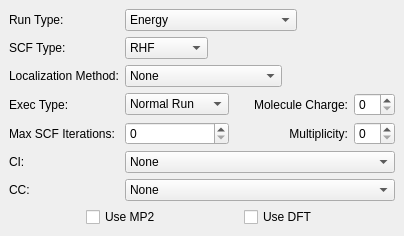
         <widget class="QWidget" name="controlWidget" >
          <layout class="QGridLayout" >
           <property name="margin" >
            <number>9</number>
           </property>
           <property name="spacing" >
            <number>6</number>
           </property>
           <item row="4" column="0" >
            <widget class="QLabel" name="label_30" >
             <property name="text" >
              <string>Max SCF Iterations:</string>
             </property>
            </widget>
           </item>
           <item row="0" column="1" >
            <layout class="QHBoxLayout" >
             <property name="margin" >
              <number>0</number>
             </property>
             <property name="spacing" >
              <number>6</number>
             </property>
             <item>
              <widget class="QComboBox" name="controlRunCombo" >
               <item>
                <property name="text" >
                 <string>Energy</string>
                </property>
               </item>
               <item>
                <property name="text" >
                 <string>Gradient</string>
                </property>
               </item>
               <item>
                <property name="text" >
                 <string>Hessian</string>
                </property>
               </item>
               <item>
                <property name="text" >
                 <string>Optimization</string>
                </property>
               </item>
               <item>
                <property name="text" >
                 <string>Trudge</string>
                </property>
               </item>
               <item>
                <property name="text" >
                 <string>Saddle Point</string>
                </property>
               </item>
               <item>
                <property name="text" >
                 <string>IRC</string>
                </property>
               </item>
               <item>
                <property name="text" >
                 <string>Gradient Extremal</string>
                </property>
               </item>
               <item>
                <property name="text" >
                 <string>DRC</string>
                </property>
               </item>
               <item>
                <property name="text" >
                 <string>Energy Surface</string>
                </property>
               </item>
               <item>
                <property name="text" >
                 <string>Properties</string>
                </property>
               </item>
               <item>
                <property name="text" >
                 <string>Morokuma</string>
                </property>
               </item>
               <item>
                <property name="text" >
                 <string>Radiative Transition mom.</string>
                </property>
               </item>
               <item>
                <property name="text" >
                 <string>Spin Orbit</string>
                </property>
               </item>
               <item>
                <property name="text" >
                 <string>Finite Electric Field</string>
                </property>
               </item>
               <item>
                <property name="text" >
                 <string>TDHF</string>
                </property>
               </item>
               <item>
                <property name="text" >
                 <string>Global Optimization</string>
                </property>
               </item>
               <item>
                <property name="text" >
                 <string>VSCF</string>
                </property>
               </item>
               <item>
                <property name="text" >
                 <string>FMO Optimization</string>
                </property>
               </item>
               <item>
                <property name="text" >
                 <string>Raman Intensities</string>
                </property>
               </item>
               <item>
                <property name="text" >
                 <string>NMR</string>
                </property>
               </item>
               <item>
                <property name="text" >
                 <string>Make EFP</string>
                </property>
               </item>
              </widget>
             </item>
             <item>
              <spacer>
               <property name="orientation" >
                <enum>Qt::Horizontal</enum>
               </property>
               <property name="sizeHint" >
                <size>
                 <width>10</width>
                 <height>20</height>
                </size>
               </property>
              </spacer>
             </item>
            </layout>
           </item>
           <item row="1" column="1" >
            <layout class="QHBoxLayout" >
             <property name="margin" >
              <number>0</number>
             </property>
             <property name="spacing" >
              <number>6</number>
             </property>
             <item>
              <widget class="QComboBox" name="controlSCFCombo" >
               <item>
                <property name="text" >
                 <string>RHF</string>
                </property>
               </item>
               <item>
                <property name="text" >
                 <string>UHF</string>
                </property>
               </item>
               <item>
                <property name="text" >
                 <string>ROHF</string>
                </property>
               </item>
               <item>
                <property name="text" >
                 <string>GVB</string>
                </property>
               </item>
               <item>
                <property name="text" >
                 <string>MCSCF</string>
                </property>
               </item>
               <item>
                <property name="text" >
                 <string>None (CI)</string>
                </property>
               </item>
              </widget>
             </item>
             <item>
              <spacer>
               <property name="orientation" >
                <enum>Qt::Horizontal</enum>
               </property>
               <property name="sizeHint" >
                <size>
                 <width>10</width>
                 <height>20</height>
                </size>
               </property>
              </spacer>
             </item>
            </layout>
           </item>
           <item row="2" column="1" >
            <layout class="QHBoxLayout" >
             <property name="margin" >
              <number>0</number>
             </property>
             <property name="spacing" >
              <number>6</number>
             </property>
             <item>
              <widget class="QComboBox" name="controlLocalizationCombo" >
               <item>
                <property name="text" >
                 <string>None</string>
                </property>
               </item>
               <item>
                <property name="text" >
                 <string>Foster-Boys</string>
                </property>
               </item>
               <item>
                <property name="text" >
                 <string>Edmistron-Ruedenberg</string>
                </property>
               </item>
               <item>
                <property name="text" >
                 <string>Pipek-Mezey</string>
                </property>
               </item>
              </widget>
             </item>
             <item>
              <spacer>
               <property name="orientation" >
                <enum>Qt::Horizontal</enum>
               </property>
               <property name="sizeHint" >
                <size>
                 <width>10</width>
                 <height>20</height>
                </size>
               </property>
              </spacer>
             </item>
            </layout>
           </item>
           <item row="1" column="0" >
            <widget class="QLabel" name="label_17" >
             <property name="text" >
              <string>SCF Type:</string>
             </property>
            </widget>
           </item>
           <item row="2" column="0" >
            <widget class="QLabel" name="label_28" >
             <property name="text" >
              <string>Localization Method:</string>
             </property>
            </widget>
           </item>
           <item row="4" column="2" >
            <widget class="QSpinBox" name="controlMultiplicitySpin" />
           </item>
           <item row="3" column="0" >
            <widget class="QLabel" name="label_26" >
             <property name="text" >
              <string>Exec Type:</string>
             </property>
            </widget>
           </item>
           <item row="5" column="0" >
            <widget class="QLabel" name="label_29" >
             <property name="text" >
              <string>CI:</string>
             </property>
            </widget>
           </item>
           <item row="5" column="1" colspan="2" >
            <widget class="QComboBox" name="controlCICombo" >
             <item>
              <property name="text" >
               <string>None</string>
              </property>
             </item>
             <item>
              <property name="text" >
               <string>GUGA</string>
              </property>
             </item>
             <item>
              <property name="text" >
               <string>Ames Lab. Determinant</string>
              </property>
             </item>
             <item>
              <property name="text" >
               <string>Occupation Restricted Multiple Active Space</string>
              </property>
             </item>
             <item>
              <property name="text" >
               <string>CI Singles</string>
              </property>
             </item>
             <item>
              <property name="text" >
               <string>Full Second Order CI</string>
              </property>
             </item>
             <item>
              <property name="text" >
               <string>General CI</string>
              </property>
             </item>
            </widget>
           </item>
           <item row="6" column="0" >
            <widget class="QLabel" name="label_16" >
             <property name="text" >
              <string>CC:</string>
             </property>
            </widget>
           </item>
           <item row="6" column="1" colspan="2" >
            <widget class="QComboBox" name="controlCCCombo" >
             <item>
              <property name="text" >
               <string>None</string>
              </property>
             </item>
             <item>
              <property name="text" >
               <string>LCCD: Linearized CC</string>
              </property>
             </item>
             <item>
              <property name="text" >
               <string>CCD: CC with Doubles</string>
              </property>
             </item>
             <item>
              <property name="text" >
               <string>CCSD: CC with Singles and Doubles</string>
              </property>
             </item>
             <item>
              <property name="text" >
               <string>CCSD(T)</string>
              </property>
             </item>
             <item>
              <property name="text" >
               <string>R-CC</string>
              </property>
             </item>
             <item>
              <property name="text" >
               <string>CR-CC</string>
              </property>
             </item>
             <item>
              <property name="text" >
               <string>EOM-CCSD</string>
              </property>
             </item>
             <item>
              <property name="text" >
               <string>CR-EOM</string>
              </property>
             </item>
            </widget>
           </item>
           <item row="4" column="1" >
            <layout class="QHBoxLayout" >
             <property name="margin" >
              <number>0</number>
             </property>
             <property name="spacing" >
              <number>6</number>
             </property>
             <item>
              <widget class="QSpinBox" name="controlMaxSCFSpin" />
             </item>
             <item>
              <spacer>
               <property name="orientation" >
                <enum>Qt::Horizontal</enum>
               </property>
               <property name="sizeType" >
                <enum>QSizePolicy::Minimum</enum>
               </property>
               <property name="sizeHint" >
                <size>
                 <width>10</width>
                 <height>20</height>
                </size>
               </property>
              </spacer>
             </item>
             <item>
              <widget class="QLabel" name="label_25" >
               <property name="text" >
                <string>Multiplicity:</string>
               </property>
               <property name="alignment" >
                <set>Qt::AlignRight|Qt::AlignTrailing|Qt::AlignVCenter</set>
               </property>
              </widget>
             </item>
            </layout>
           </item>
           <item row="3" column="1" >
            <layout class="QHBoxLayout" >
             <property name="margin" >
              <number>0</number>
             </property>
             <property name="spacing" >
              <number>6</number>
             </property>
             <item>
              <widget class="QComboBox" name="controlExecCombo" >
               <item>
                <property name="text" >
                 <string>Normal Run</string>
                </property>
               </item>
               <item>
                <property name="text" >
                 <string>Check</string>
                </property>
               </item>
               <item>
                <property name="text" >
                 <string>Debug</string>
                </property>
               </item>
               <item>
                <property name="text" >
                 <string>Other...</string>
                </property>
               </item>
              </widget>
             </item>
             <item>
              <spacer>
               <property name="orientation" >
                <enum>Qt::Horizontal</enum>
               </property>
               <property name="sizeType" >
                <enum>QSizePolicy::Minimum</enum>
               </property>
               <property name="sizeHint" >
                <size>
                 <width>10</width>
                 <height>20</height>
                </size>
               </property>
              </spacer>
             </item>
             <item>
              <widget class="QLabel" name="label_18" >
               <property name="text" >
                <string>Molecule Charge:</string>
               </property>
               <property name="alignment" >
                <set>Qt::AlignRight|Qt::AlignTrailing|Qt::AlignVCenter</set>
               </property>
              </widget>
             </item>
            </layout>
           </item>
           <item row="0" column="0" >
            <widget class="QLabel" name="label_27" >
             <property name="text" >
              <string>Run Type:</string>
             </property>
            </widget>
           </item>
           <item row="7" column="0" colspan="3" >
            <layout class="QHBoxLayout" >
             <property name="margin" >
              <number>0</number>
             </property>
             <property name="spacing" >
              <number>6</number>
             </property>
             <item>
              <spacer>
               <property name="orientation" >
                <enum>Qt::Horizontal</enum>
               </property>
               <property name="sizeHint" >
                <size>
                 <width>40</width>
                 <height>20</height>
                </size>
               </property>
              </spacer>
             </item>
             <item>
              <widget class="QCheckBox" name="controlMP2Check" >
               <property name="text" >
                <string>Use MP2</string>
               </property>
              </widget>
             </item>
             <item>
              <spacer>
               <property name="orientation" >
                <enum>Qt::Horizontal</enum>
               </property>
               <property name="sizeHint" >
                <size>
                 <width>40</width>
                 <height>20</height>
                </size>
               </property>
              </spacer>
             </item>
             <item>
              <widget class="QCheckBox" name="controlDFTCheck" >
               <property name="layoutDirection" >
                <enum>Qt::LeftToRight</enum>
               </property>
               <property name="autoFillBackground" >
                <bool>false</bool>
               </property>
               <property name="text" >
                <string>Use DFT</string>
               </property>
              </widget>
             </item>
             <item>
              <spacer>
               <property name="orientation" >
                <enum>Qt::Horizontal</enum>
               </property>
               <property name="sizeHint" >
                <size>
                 <width>40</width>
                 <height>20</height>
                </size>
               </property>
              </spacer>
             </item>
            </layout>
           </item>
           <item row="3" column="2" >
            <widget class="QSpinBox" name="controlChargeSpin" />
           </item>
           <item row="8" column="0" >
            <spacer>
             <property name="orientation" >
              <enum>Qt::Vertical</enum>
             </property>
             <property name="sizeHint" >
              <size>
               <width>20</width>
               <height>0</height>
              </size>
             </property>
            </spacer>
           </item>
          </layout>
         </widget>
